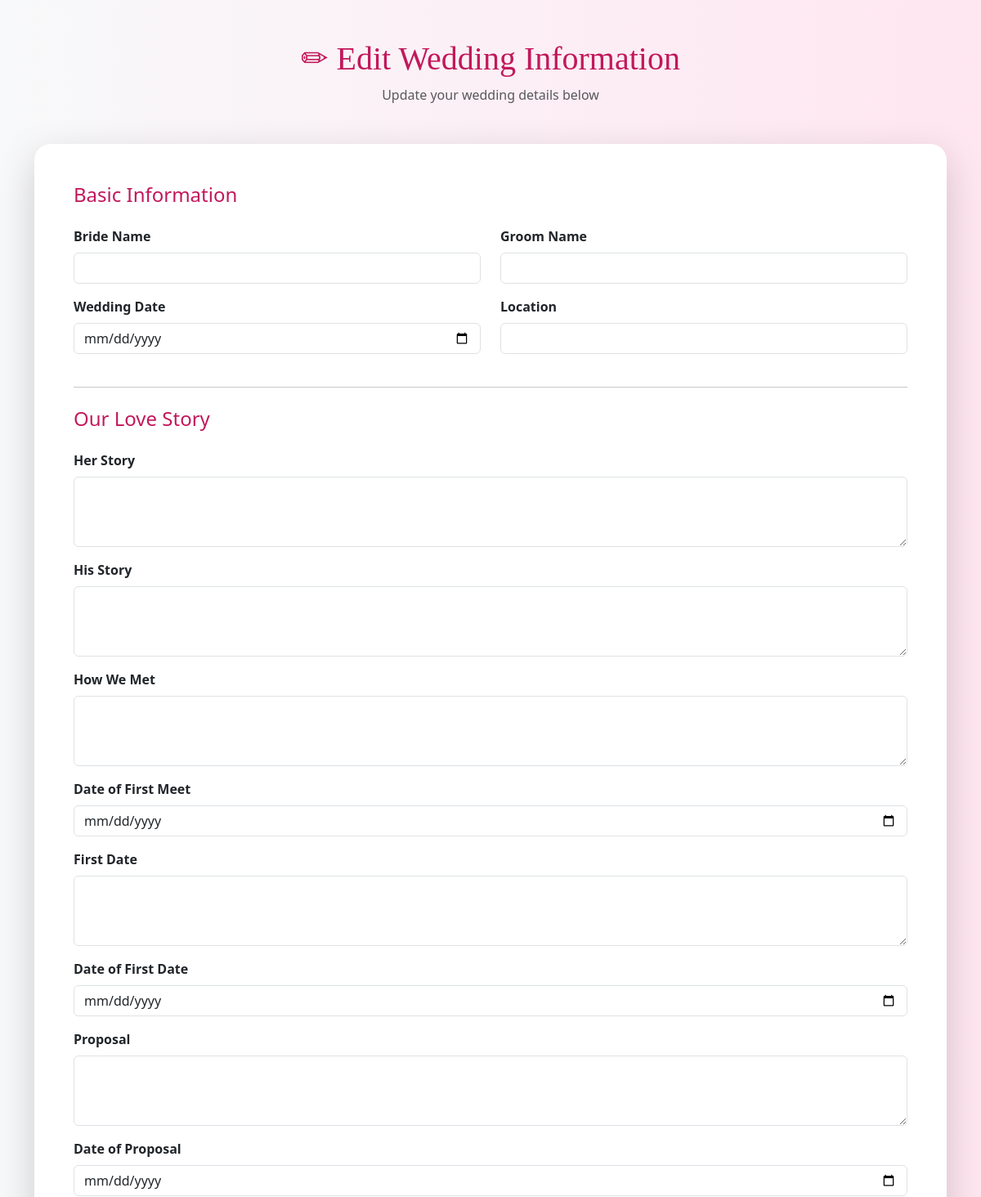
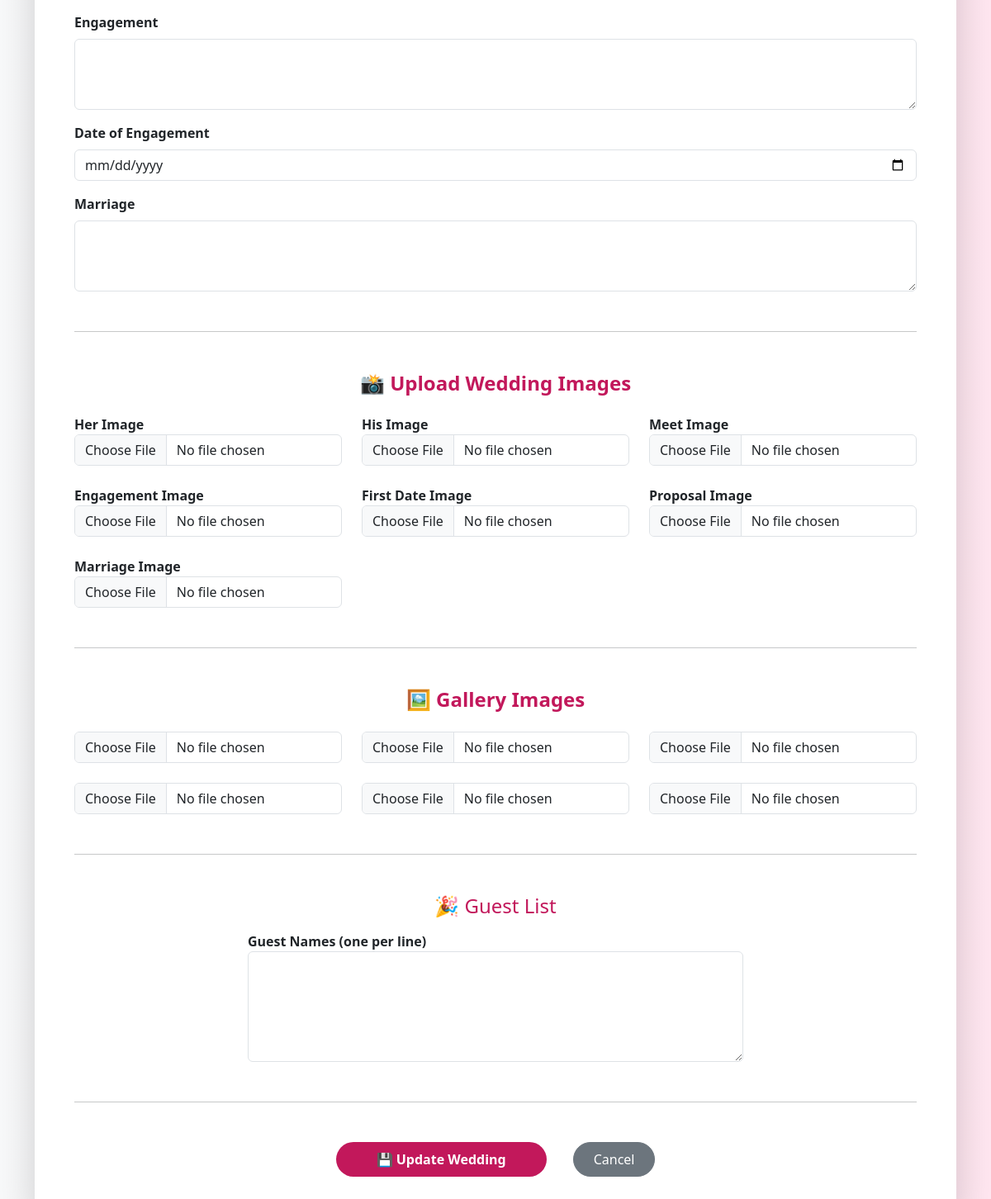
/edit/, run on an earlier commit of the app's database (2 pictures, top to bottom).
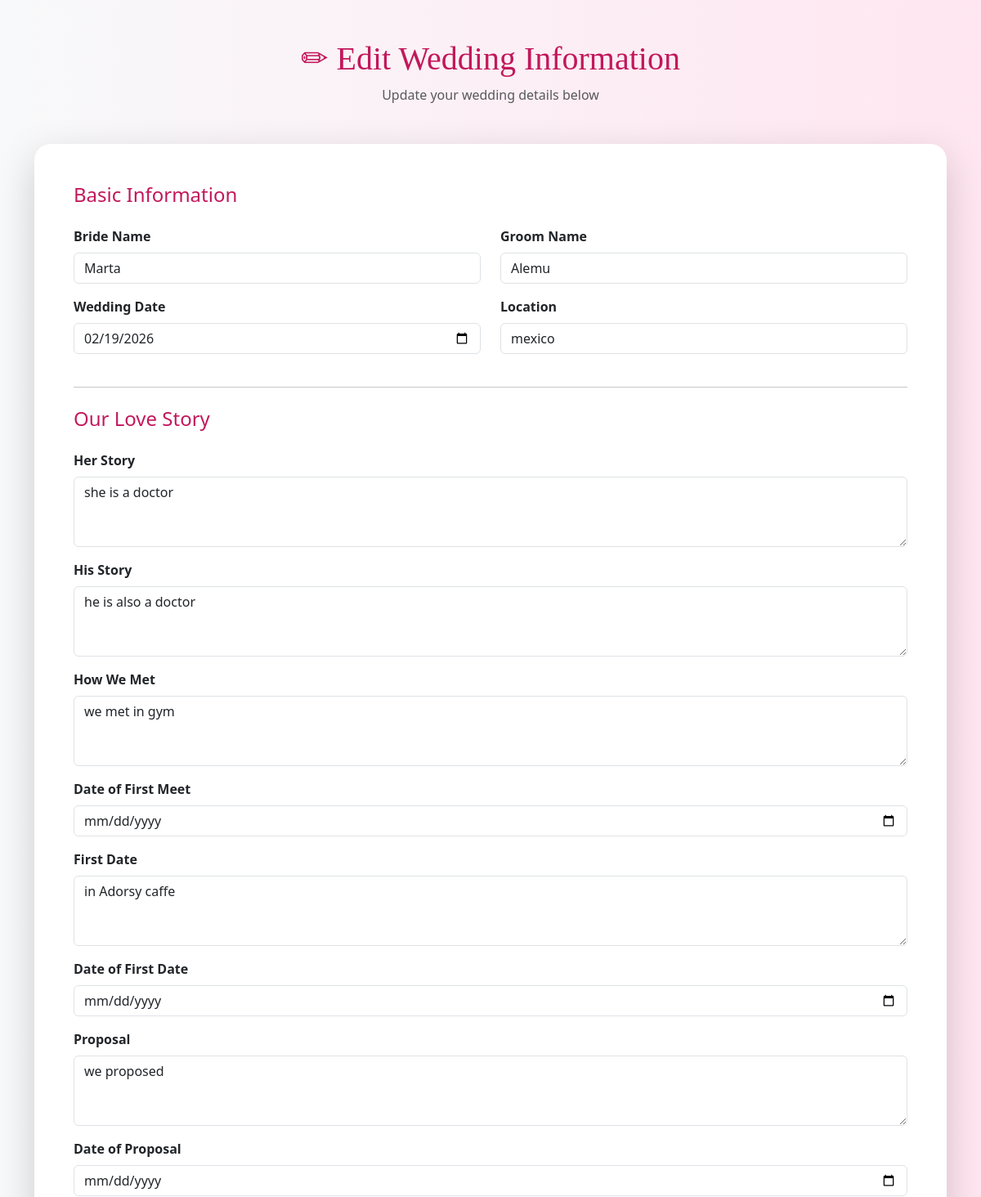
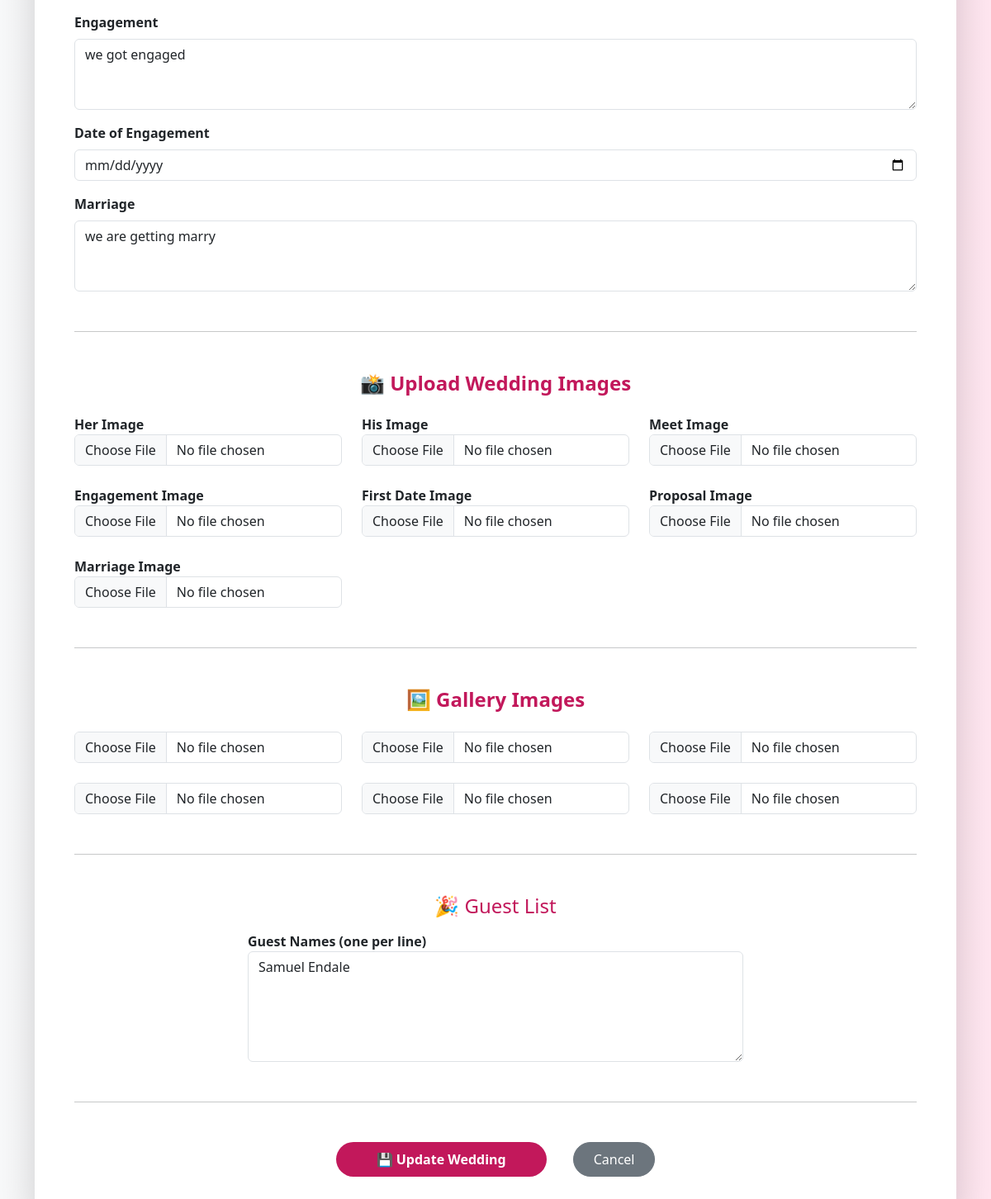
And on a later commit of the database (2 pictures, top to bottom).
### ForeverLove/models.py (models this page shows, shortened)
class Wedding(models.Model):
    bride_name = models.CharField(max_length=100, null=True, blank=True)
    groom_name = models.CharField(max_length=100, null=True, blank=True)
    wedding_date = models.DateField( null=True, blank=True)
    location = models.CharField(max_length=200, null=True, blank=True)
    story = models.TextField(null=True, blank=True)
    herStory=models.TextField(null=True, blank=True)
    hisStory=models.TextField(null=True, blank=True)
    how_we_met=models.TextField(null=True, blank=True)
    dateOfMeet=models.DateField(null=True, blank=True)
    first_date=models.TextField(null=True, blank=True)
    dateOfDate=models.DateField(null=True, blank=True)
    proposal=models.TextField(null=True, blank=True)
    dateOfProposal=models.DateField(null=True, blank=True)
    engagement=models.TextField(null=True, blank=True)
    dateOfEngagement=models.DateField(null=True, blank=True)
    marriage=models.TextField(null=True, blank=True)

class Guest(models.Model):
    wedding = models.ForeignKey(Wedding, on_delete=models.CASCADE)
    guest_name = models.CharField(max_length=100, null=True)
    def __str__(self):
        return self.guest_name

### ForeverLove/views.py (the view, shortened to what this page needs)
# urls.py: path('edit/', edit_wedding, name='edit_wedding'),
def edit_wedding(request):
    wedding = Wedding.objects.last()
    context = {
        'wedding': wedding
    }
    return render(request, 'update.html', context)

### ForeverLove/templates/update.html (shortened to what the changed rows need)
<!doctype html>
<html lang="en">
<head>
  <link
    href="https://cdn.jsdelivr.net/npm/bootstrap@5.3.2/dist/css/bootstrap.min.css"
    rel="stylesheet"
  />
</head>
<body style="background: linear-gradient(to right, #f8f9fa, #ffe6f0)">
<div class="container py-5">
  <div class="text-center mb-5">
    <h1 style="font-family: cursive; color: #c2185b;">
      ✏ Edit Wedding Information
    </h1>
  </div>
  <div class="card shadow-lg border-0" style="border-radius:20px;">
    <div class="card-body p-5">
      <form method="POST" action="{% url 'edit_wedding' %}" enctype="multipart/form-data">
        <div class="row">
          <div class="col-md-6 mb-3">
            <label class="form-label fw-bold">Bride Name</label>
            <input type="text" name="bride_name"
                   class="form-control"
                   value="{{ wedding.bride_name }}"
                   required>
          </div>
          <div class="col-md-6 mb-3">
            <label class="form-label fw-bold">Groom Name</label>
            <input type="text" name="groom_name"
                   class="form-control"
                   value="{{ wedding.groom_name }}"
                   required>
          </div>
        </div>
        <div class="row">
          <div class="col-md-6 mb-3">
            <label class="form-label fw-bold">Wedding Date</label>
            <input type="date" name="wedding_date"
                   class="form-control"
                   value="{{ wedding.wedding_date|date:'Y-m-d' }}">
          </div>
          <div class="col-md-6 mb-3">
            <label class="form-label fw-bold">Location</label>
            <input type="text" name="location"
                   class="form-control"
                   value="{{ wedding.location }}">
          </div>
        </div>
        <div class="mb-3">
          <label class="form-label fw-bold">Her Story</label>
          <textarea name="herStory" class="form-control" rows="3">{{ wedding.herStory }}</textarea>
        </div>
        <div class="mb-3">
          <label class="form-label fw-bold">His Story</label>
          <textarea name="hisStory" class="form-control" rows="3">{{ wedding.hisStory }}</textarea>
        </div>
        <div class="mb-3">
          <label class="form-label fw-bold">How We Met</label>
          <textarea name="how_we_met" class="form-control" rows="3">{{ wedding.how_we_met }}</textarea>
        </div>
        <div class="mb-3">
          <label class="form-label fw-bold">First Date</label>
          <textarea name="first_date" class="form-control" rows="3">{{ wedding.first_date }}</textarea>
        </div>
        <div class="mb-3">
          <label class="form-label fw-bold">Proposal</label>
          <textarea name="proposal" class="form-control" rows="3">{{ wedding.proposal }}</textarea>
        </div>
        <div class="mb-3">
          <label class="form-label fw-bold">Engagement</label>
          <textarea name="engagement" class="form-control" rows="3">{{ wedding.engagement }}</textarea>
        </div>
        <div class="mb-3">
          <label class="form-label fw-bold">Marriage</label>
          <textarea name="marriage" class="form-control" rows="3">{{ wedding.marriage }}</textarea>
        </div>
        <div style="max-width:600px;margin:auto;">
          <label class="fw-bold">Guest Names (one per line)</label>
          <textarea name="guest_list" class="form-control" rows="5">{{ wedding.guest_set.all|join:"\n" }}</textarea>
        </div>
      </form>
    </div>
  </div>
</div>
</body>
</html>

What changed in the data, as far as the page shows it:
added Wedding: bride_name "Marta", groom_name "Alemu", wedding_date "02/19/2026", location "mexico", herStory "she is a doctor", hisStory "he is also a doctor", how_we_met "we met in gym", first_date "in Adorsy caffe", proposal "we proposed", engagement "we got engaged", marriage "we are getting marry", guest_list "Samuel Endale"
